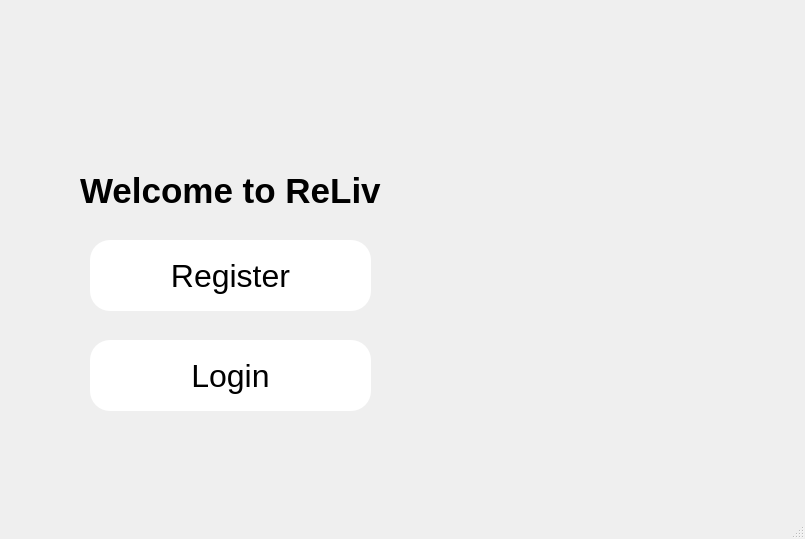
<?xml version="1.0" encoding="UTF-8"?>
<ui version="4.0">
 <class>MainWindow</class>
 <widget class="QMainWindow" name="MainWindow">
  <property name="geometry">
   <rect>
    <x>0</x>
    <y>0</y>
    <width>805</width>
    <height>539</height>
   </rect>
  </property>
  <property name="maximumSize">
   <size>
    <width>1280</width>
    <height>720</height>
   </size>
  </property>
  <property name="windowTitle">
   <string>MainWindow</string>
  </property>
  <widget class="QWidget" name="centralwidget">
   <widget class="QLabel" name="label">
    <property name="geometry">
     <rect>
      <x>30</x>
      <y>50</y>
      <width>751</width>
      <height>451</height>
     </rect>
    </property>
    <property name="styleSheet">
     <string notr="true">*{
background-image:url(&quot;C:/Users/user/Documents/semesterProject/background.jpg&quot;);
}</string>
    </property>
    <property name="text">
     <string/>
    </property>
   </widget>
   <widget class="QLabel" name="label_2">
    <property name="geometry">
     <rect>
      <x>80</x>
      <y>170</y>
      <width>371</width>
      <height>41</height>
     </rect>
    </property>
    <property name="font">
     <font>
      <pointsize>26</pointsize>
      <bold>true</bold>
     </font>
    </property>
    <property name="text">
     <string>Welcome to ReLiv</string>
    </property>
   </widget>
   <widget class="QPushButton" name="register_2">
    <property name="geometry">
     <rect>
      <x>90</x>
      <y>240</y>
      <width>281</width>
      <height>71</height>
     </rect>
    </property>
    <property name="font">
     <font>
      <pointsize>24</pointsize>
     </font>
    </property>
    <property name="styleSheet">
     <string notr="true">#register_2
{
background-color:rgb(255, 255, 255);
border-radius:20px;
}</string>
    </property>
    <property name="text">
     <string>Register</string>
    </property>
   </widget>
   <widget class="QPushButton" name="login">
    <property name="geometry">
     <rect>
      <x>90</x>
      <y>340</y>
      <width>281</width>
      <height>71</height>
     </rect>
    </property>
    <property name="font">
     <font>
      <pointsize>24</pointsize>
     </font>
    </property>
    <property name="styleSheet">
     <string notr="true">#login
{
background-color:rgb(255, 255, 255);
border-radius:20px;
}</string>
    </property>
    <property name="text">
     <string>Login</string>
    </property>
   </widget>
  </widget>
  <widget class="QMenuBar" name="menubar">
   <property name="geometry">
    <rect>
     <x>0</x>
     <y>0</y>
     <width>805</width>
     <height>25</height>
    </rect>
   </property>
  </widget>
  <widget class="QStatusBar" name="statusbar"/>
 </widget>
 <resources/>
 <connections/>
</ui>
